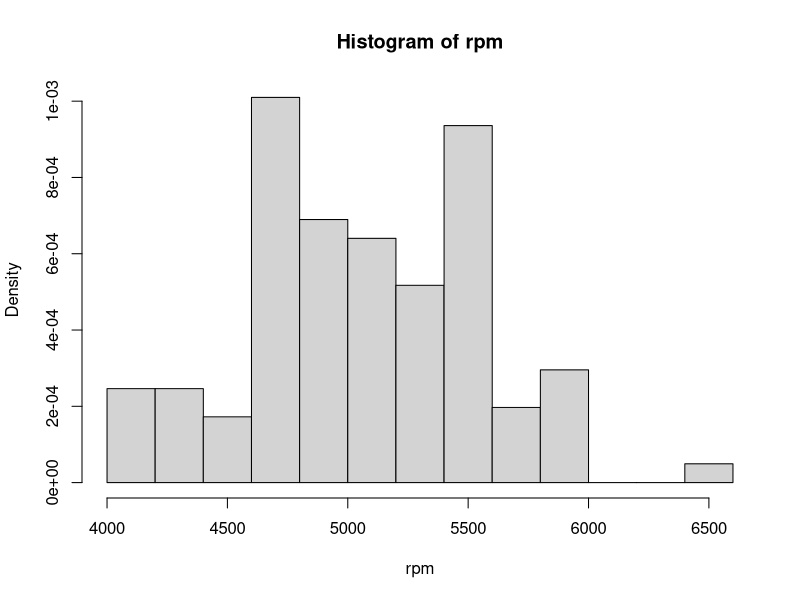
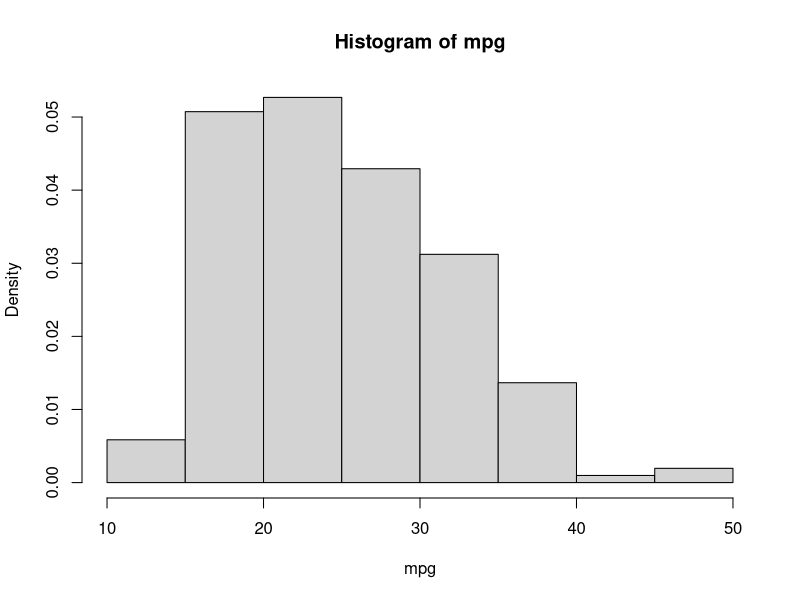

The R source for these figures, in order:
getmode <- function(v) {
   uniqv <- unique(v)
   uniqv[which.max(tabulate(match(v, uniqv)))]
}

getOmedian <- function(v){
	temp = vector("numeric",length(v));
	
	itr <- 1
	for(dt in v){
		if(dt=="two"){
			temp[itr] = 2
			itr <- itr + 1
		}
		else{
			if(dt=="four"){
				temp[itr] = 4
				itr <- itr + 1
			}
		}
	}
	
	sort(temp,decreasing = FALSE)
	med1 <- ""
	if(temp[(length(temp)/2)+1]==2){
		med1 <- "two"
	}
	else{
		if(temp[(length(temp)/2)+1]==2){
			med1 <- "four"
		}
	}
	med <- med1
}

gettrimmed <- function(v){
	leng <- 0
	for(dt in v){
		if(dt!="?"){
			leng <- leng + 1
		}
	}
	
	temp = vector("numeric",leng)
	itr <- 1
	for(dta in v){
		if(dta!="?"){
			temp[itr] = dta
			itr <- itr + 1
		}
	}
	
	temp1 <- temp;
}

fil <- read.csv("AUTOMOBILES.csv")
data <- getmode(fil$make)
paste("Mode of make column is :-",data)

data <- getmode(fil$num_of_doors)
paste("Mode of num_of_doors column is :-",data)
med <- getOmedian(fil$num_of_doors)
paste("Median of num_of_doors column is :-",med)

temp <- fil$length
data <- getmode(temp)
paste("Mode of length column is :-",data)
paste("Median of length column is :-",median(temp))
paste("Mean of length column is :-",mean(temp))

temp <- fil$compression_ratio
data <- getmode(temp)
paste("Mode of compression_ratio column is :-",data)
paste("Median of compression_ratio column is :-",median(temp))
paste("Mean of compression_ratio column is :-",mean(temp))

rpm <- as.numeric(gettrimmed(fil$peak_rpm))
hist(rpm,probability = TRUE)

mpg <- as.numeric(gettrimmed(fil$city_mpg))
hist(mpg,probability = TRUE)
